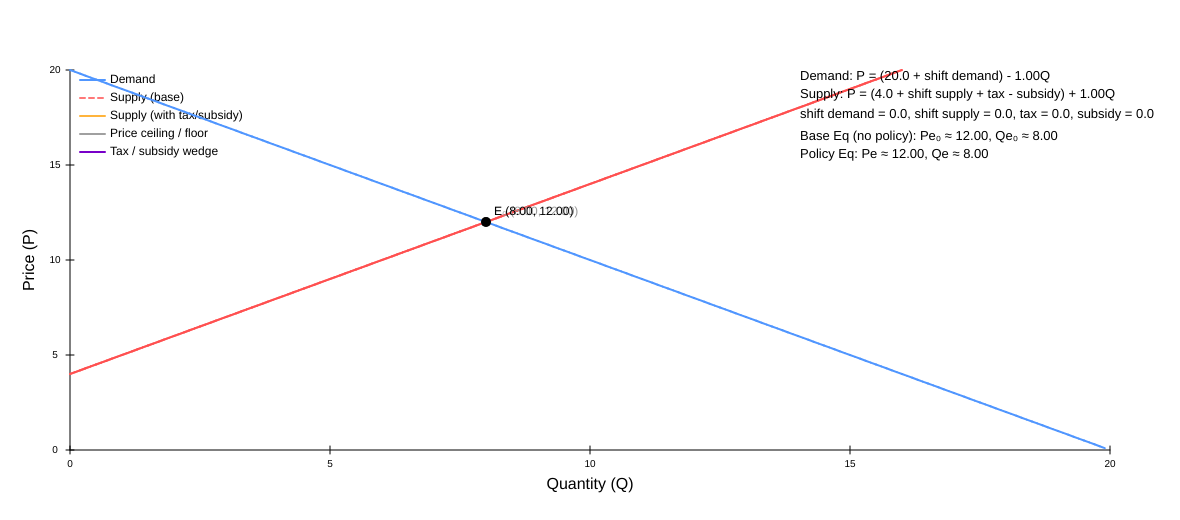
Frame 1 (no input)
Frame 60 (no input): identical to frame 1, image omitted
Frame 120 (the mouse pressed at the canvas centre since frame 60): identical to frame 1, image omitted

The p5.js sketch that drew this single still picture (run headless with seeded random() and noise() and a simulated clock; from frame 60 on, the mouse is pressed at the canvas centre):

// p5.js sketch
// ── sketch.js
// Supply & Demand Simulation – Full Layout + UI Polish

// --- GLOBAL SETTINGS ---
let canvasHeight = 520;
let margin = 70;
let Qmax = 20;
let Pmax = 20;

// Controls
let aSlider, bSlider, cSlider, dSlider;
let demandShiftSlider, supplyShiftSlider;

let ceilingCheckbox, ceilingSlider;
let floorCheckbox, floorSlider;

let taxCheckbox, taxSlider;
let subsidyCheckbox, subsidySlider;

let animateCheckbox;
let themeButton;
let scenarioSelect;
let resetButton;

let showLegendCheckbox, showInfoCheckbox;

let darkMode = false;
let tooltipItems = [];

// ---------- Responsive canvas width ----------
function getCanvasWidth() {
  // Almost the whole browser width
  return windowWidth - 20;
}

// ---------- Theme helper ----------
function applyTheme() {
  if (darkMode) {
    document.body.style.backgroundColor = "#111";
    document.body.style.color = "#eee";
  } else {
    document.body.style.backgroundColor = "#ffffff";
    document.body.style.color = "#000000";
  }

  // Optional: style inputs a bit in dark mode
  let inputs = document.querySelectorAll("input, select, button");
  inputs.forEach((el) => {
    if (darkMode) {
      el.style.backgroundColor = "#222";
      el.style.color = "#eee";
      el.style.borderColor = "#555";
    } else {
      el.style.backgroundColor = "";
      el.style.color = "";
      el.style.borderColor = "";
    }
  });
}

function setup() {
  createCanvas(getCanvasWidth(), canvasHeight);
  textFont("sans-serif");

  // --- Sliders for demand & supply ---
  aSlider = createSlider(10, 30, 20, 1);
  bSlider = createSlider(0.5, 3, 1, 0.1);
  demandShiftSlider = createSlider(-5, 5, 0, 0.5);

  cSlider = createSlider(0, 15, 4, 1);
  dSlider = createSlider(0.5, 3, 1, 0.1);
  supplyShiftSlider = createSlider(-5, 5, 0, 0.5);

  // --- Price controls ---
  ceilingCheckbox = createCheckbox("Enable price ceiling", false);
  ceilingSlider = createSlider(0, Pmax, 8, 0.5);

  floorCheckbox = createCheckbox("Enable price floor", false);
  floorSlider = createSlider(0, Pmax, 5, 0.5);

  // --- Tax & Subsidy ---
  taxCheckbox = createCheckbox("Enable tax on sellers", false);
  taxSlider = createSlider(0, 10, 2, 0.5);

  subsidyCheckbox = createCheckbox("Enable subsidy to sellers", false);
  subsidySlider = createSlider(0, 10, 2, 0.5);

  // --- Animation & Theme ---
  animateCheckbox = createCheckbox("Animate shifts over time", false);
  themeButton = createButton("Toggle Dark / Light Theme");
  themeButton.mousePressed(() => {
    darkMode = !darkMode;
    applyTheme();
  });

  // --- Scenario selector & Reset ---
  scenarioSelect = createSelect();
  scenarioSelect.option("Custom / Manual", "custom");
  scenarioSelect.option("Baseline market", "baseline");
  scenarioSelect.option("Demand boom", "demand_boom");
  scenarioSelect.option("Supply shock (crop failure)", "supply_shock");
  scenarioSelect.option("Binding price ceiling", "ceiling");
  scenarioSelect.option("Binding price floor", "floor");
  scenarioSelect.option("Per-unit tax (sellers)", "tax");
  scenarioSelect.option("Per-unit subsidy (sellers)", "subsidy");
  scenarioSelect.changed(applyScenario);

  resetButton = createButton("Reset to default");
  resetButton.mousePressed(resetDefaults);

  // --- Legend / info toggles ---
  showLegendCheckbox = createCheckbox("Show legend", true);
  showInfoCheckbox = createCheckbox("Show info panel", true);

  // --- Position elements under the canvas ---
  let baseY = canvasHeight + 20;

  aSlider.position(20, baseY + 15);
  bSlider.position(20, baseY + 65);
  demandShiftSlider.position(20, baseY + 115);

  cSlider.position(220, baseY + 15);
  dSlider.position(220, baseY + 65);
  supplyShiftSlider.position(220, baseY + 115);

  ceilingCheckbox.position(520, baseY - 5);
  ceilingSlider.position(520, baseY + 20);

  floorCheckbox.position(520, baseY + 60);
  floorSlider.position(520, baseY + 85);

  taxCheckbox.position(720, baseY - 5);
  taxSlider.position(720, baseY + 20);

  subsidyCheckbox.position(720, baseY + 60);
  subsidySlider.position(720, baseY + 85);

  animateCheckbox.position(20, baseY + 155);
  themeButton.position(220, baseY + 150);
  scenarioSelect.position(420, baseY + 150);
  resetButton.position(650, baseY + 150);

  showLegendCheckbox.position(20, baseY + 185);
  showInfoCheckbox.position(220, baseY + 185);

  scenarioSelect.value("baseline");
  resetDefaults();
  applyTheme();
}

function draw() {
  background(darkMode ? 20 : 255);
  tooltipItems = [];

  drawAxes();
  if (showLegendCheckbox.checked()) drawLegend();
  drawSliderLabels();

  // --- Read sliders ---
  let a = aSlider.value();
  let b = bSlider.value();
  let c = cSlider.value();
  let d = dSlider.value();
  let dShift = demandShiftSlider.value();
  let sShift = supplyShiftSlider.value();

  if (animateCheckbox.checked()) {
    let t = frameCount * 0.02;
    dShift += 1.5 * sin(t);
    sShift += 1.5 * cos(t);
  }

  let aBase = a + dShift;
  let cBase = c + sShift;

  let tax = taxCheckbox.checked() ? taxSlider.value() : 0;
  let subsidy = subsidyCheckbox.checked() ? subsidySlider.value() : 0;
  let cPolicy = cBase + tax - subsidy;

  drawCurves(aBase, b, cBase, d, cPolicy, tax, subsidy);

  let eqBase = computeEquilibrium(aBase, b, cBase, d);
  if (eqBase) drawEquilibriumPoint(eqBase, "E₀", color(150));

  let eqPolicy = computeEquilibrium(aBase, b, cPolicy, d);
  if (eqPolicy) drawEquilibriumPoint(eqPolicy, "E", darkMode ? color(255) : color(0));

  drawPriceControls(aBase, b, cPolicy, d, eqPolicy);
  drawTaxSubsidyWedge(aBase, b, cBase, cPolicy, d, eqPolicy, tax, subsidy);

  if (showInfoCheckbox.checked()) {
    drawParameterText(a, b, c, d, dShift, sShift, tax, subsidy, eqBase, eqPolicy);
  }

  drawTooltip();
}

// --- keep canvas full width when resizing ---
function windowResized() {
  resizeCanvas(getCanvasWidth(), canvasHeight);
}

// ----------------- AXES & LEGEND -----------------

function drawAxes() {
  stroke(darkMode ? 220 : 0);
  strokeWeight(1);

  line(margin, margin, margin, height - margin);
  line(margin, height - margin, width - margin, height - margin);

  fill(darkMode ? 230 : 0);
  noStroke();
  textSize(16);
  textAlign(CENTER, CENTER);
  text("Quantity (Q)", width / 2, height - margin + 35);

  push();
  translate(margin - 40, height / 2);
  rotate(-HALF_PI);
  text("Price (P)", 0, 0);
  pop();

  textSize(10);
  for (let q = 0; q <= Qmax; q += 5) {
    let v = econToScreen(q, 0);
    stroke(darkMode ? 220 : 0);
    line(v.x, v.y - 4, v.x, v.y + 4);
    noStroke();
    fill(darkMode ? 220 : 0);
    text(q, v.x, v.y + 14);
  }
  for (let p = 0; p <= Pmax; p += 5) {
    let v = econToScreen(0, p);
    stroke(darkMode ? 220 : 0);
    line(v.x - 4, v.y, v.x + 4, v.y);
    noStroke();
    fill(darkMode ? 220 : 0);
    text(p, v.x - 15, v.y);
  }
}

function drawLegend() {
  let x0 = margin + 10;
  let y0 = margin + 10;
  let lineLen = 25;

  textAlign(LEFT, CENTER);
  textSize(12);

  stroke(80, 150, 255);
  strokeWeight(2);
  line(x0, y0, x0 + lineLen, y0);
  noStroke();
  fill(darkMode ? 240 : 0);
  text("Demand", x0 + lineLen + 5, y0);

  y0 += 18;
  stroke(255, 120, 120);
  drawingContext.setLineDash([5, 4]);
  line(x0, y0, x0 + lineLen, y0);
  drawingContext.setLineDash([]);
  noStroke();
  text("Supply (base)", x0 + lineLen + 5, y0);

  y0 += 18;
  stroke(255, 180, 60);
  line(x0, y0, x0 + lineLen, y0);
  noStroke();
  text("Supply (with tax/subsidy)", x0 + lineLen + 5, y0);

  y0 += 18;
  stroke(160);
  line(x0, y0, x0 + lineLen, y0);
  noStroke();
  text("Price ceiling / floor", x0 + lineLen + 5, y0);

  y0 += 18;
  stroke(120, 0, 200);
  line(x0, y0, x0 + lineLen, y0);
  noStroke();
  text("Tax / subsidy wedge", x0 + lineLen + 5, y0);
}

function drawSliderLabels() {
  fill(darkMode ? 240 : 0);
  noStroke();
  textSize(12);

  text("Demand intercept (a)", aSlider.x, aSlider.y - 5);
  text("Demand slope (b)", bSlider.x, bSlider.y - 5);
  text("Demand shift", demandShiftSlider.x, demandShiftSlider.y - 5);

  text("Supply intercept (c)", cSlider.x, cSlider.y - 5);
  text("Supply slope (d)", dSlider.x, dSlider.y - 5);
  text("Supply shift", supplyShiftSlider.x, supplyShiftSlider.y - 5);

  if (ceilingCheckbox.checked())
    text("Ceiling price", ceilingSlider.x, ceilingSlider.y - 5);
  if (floorCheckbox.checked())
    text("Floor price", floorSlider.x, floorSlider.y - 5);
  if (taxCheckbox.checked())
    text("Tax per unit", taxSlider.x, taxSlider.y - 5);
  if (subsidyCheckbox.checked())
    text("Subsidy per unit", subsidySlider.x, subsidySlider.y - 5);
}

// --------------- ECON HELPERS -----------------

function econToScreen(Q, P) {
  let x = map(Q, 0, Qmax, margin, width - margin);
  let y = map(P, 0, Pmax, height - margin, margin);
  return createVector(x, y);
}

function demandPrice(Q, aIntercept, b) {
  return aIntercept - b * Q;
}

function supplyPrice(Q, cIntercept, d) {
  return cIntercept + d * Q;
}

function computeEquilibrium(aIntercept, b, cIntercept, d) {
  let denom = b + d;
  if (denom === 0) return null;
  let Qe = (aIntercept - cIntercept) / denom;
  let Pe = demandPrice(Qe, aIntercept, b);
  if (Qe < 0 || Qe > Qmax || Pe < 0 || Pe > Pmax) return null;
  return { Qe, Pe };
}

// --------------- CURVES & EQUILIBRIA -----------------

function drawCurves(aBase, b, cBase, d, cPolicy, tax, subsidy) {
  stroke(80, 150, 255);
  strokeWeight(2);
  let last = null;
  for (let Q = 0; Q <= Qmax; Q += 0.1) {
    let P = demandPrice(Q, aBase, b);
    if (P < 0 || P > Pmax) continue;
    let v = econToScreen(Q, P);
    if (last) line(last.x, last.y, v.x, v.y);
    last = v;
  }

  stroke(255, 120, 120);
  drawingContext.setLineDash([5, 5]);
  last = null;
  for (let Q = 0; Q <= Qmax; Q += 0.1) {
    let P = supplyPrice(Q, cBase, d);
    if (P < 0 || P > Pmax) continue;
    let v = econToScreen(Q, P);
    if (last) line(last.x, last.y, v.x, v.y);
    last = v;
  }
  drawingContext.setLineDash([]);

  if (tax > 0 || subsidy > 0) {
    stroke(255, 180, 60);
    strokeWeight(2);
    last = null;
    for (let Q = 0; Q <= Qmax; Q += 0.1) {
      let P = supplyPrice(Q, cPolicy, d);
      if (P < 0 || P > Pmax) continue;
      let v = econToScreen(Q, P);
      if (last) line(last.x, last.y, v.x, v.y);
      last = v;
    }
  } else {
    stroke(255, 80, 80);
    strokeWeight(2);
    last = null;
    for (let Q = 0; Q <= Qmax; Q += 0.1) {
      let P = supplyPrice(Q, cBase, d);
      if (P < 0 || P > Pmax) continue;
      let v = econToScreen(Q, P);
      if (last) line(last.x, last.y, v.x, v.y);
      last = v;
    }
  }
}

function drawEquilibriumPoint(eq, label, col) {
  let v = econToScreen(eq.Qe, eq.Pe);
  fill(col);
  noStroke();
  ellipse(v.x, v.y, 10, 10);
  textSize(12);
  textAlign(LEFT, BOTTOM);
  text(`${label} (${eq.Qe.toFixed(2)}, ${eq.Pe.toFixed(2)})`, v.x + 8, v.y - 4);

  addTooltip(v.x, v.y, `${label}: Q=${eq.Qe.toFixed(2)}, P=${eq.Pe.toFixed(2)}`);
}

// --------------- PRICE CONTROLS -----------------

function drawPriceControls(aBase, b, cPolicy, d, eq) {
  if (!eq) return;

  // Ceiling
  if (ceilingCheckbox.checked()) {
    let Pc = ceilingSlider.value();
    let v1 = econToScreen(0, Pc);
    let v2 = econToScreen(Qmax, Pc);
    stroke(160);
    strokeWeight(1.5);
    line(v1.x, v1.y, v2.x, v2.y);

    noStroke();
    fill(darkMode ? 240 : 0);
    text(`Ceiling = ${Pc.toFixed(2)}`, v2.x - 120, v2.y - 15);

    let Qd_c = (aBase - Pc) / b;
    let Qs_c = (Pc - cPolicy) / d;

    if (Qd_c >= 0 && Qd_c <= Qmax) {
      let vd = econToScreen(Qd_c, Pc);
      fill(80, 150, 255);
      ellipse(vd.x, vd.y, 7, 7);
      textAlign(CENTER, TOP);
      text("Qd", vd.x, vd.y + 5);
      addTooltip(vd.x, vd.y, `Qd (at ceiling): ${Qd_c.toFixed(2)}`);
    }
    if (Qs_c >= 0 && Qs_c <= Qmax) {
      let vs = econToScreen(Qs_c, Pc);
      fill(255, 80, 80);
      ellipse(vs.x, vs.y, 7, 7);
      textAlign(CENTER, TOP);
      text("Qs", vs.x, vs.y + 5);
      addTooltip(vs.x, vs.y, `Qs (at ceiling): ${Qs_c.toFixed(2)}`);
    }

    if (Pc < eq.Pe) {
      let shortage = Qd_c - Qs_c;
      fill(darkMode ? 255 : 0);
      textAlign(LEFT, TOP);
      text(
        `Binding ceiling → Shortage ≈ ${shortage.toFixed(2)}`,
        margin + 10,
        margin + 10
      );

      let leftQ = max(0, min(Qd_c, Qs_c));
      let rightQ = min(Qmax, max(Qd_c, Qs_c));
      let p1 = econToScreen(leftQ, Pc);
      let p2 = econToScreen(rightQ, Pc);
      let p3 = econToScreen(rightQ, Pc - 0.4);
      let p4 = econToScreen(leftQ, Pc - 0.4);
      noStroke();
      fill(80, 150, 255, 60);
      beginShape();
      vertex(p1.x, p1.y);
      vertex(p2.x, p2.y);
      vertex(p3.x, p3.y);
      vertex(p4.x, p4.y);
      endShape(CLOSE);
    } else {
      fill(darkMode ? 255 : 0);
      textAlign(LEFT, TOP);
      text("Ceiling not binding (Pc ≥ Pe)", margin + 10, margin + 10);
    }
  }

  // Floor
  if (floorCheckbox.checked()) {
    let Pf = floorSlider.value();
    let v1 = econToScreen(0, Pf);
    let v2 = econToScreen(Qmax, Pf);
    stroke(200, 120, 0);
    strokeWeight(1.5);
    line(v1.x, v1.y, v2.x, v2.y);

    noStroke();
    fill(darkMode ? 255 : 0);
    text(`Floor = ${Pf.toFixed(2)}`, v2.x - 120, v2.y + 3);

    let Qd_f = (aBase - Pf) / b;
    let Qs_f = (Pf - cPolicy) / d;

    if (Qd_f >= 0 && Qd_f <= Qmax) {
      let vd = econToScreen(Qd_f, Pf);
      fill(80, 150, 255);
      ellipse(vd.x, vd.y, 7, 7);
      textAlign(CENTER, TOP);
      text("Qd", vd.x, vd.y + 5);
      addTooltip(vd.x, vd.y, `Qd (at floor): ${Qd_f.toFixed(2)}`);
    }
    if (Qs_f >= 0 && Qs_f <= Qmax) {
      let vs = econToScreen(Qs_f, Pf);
      fill(255, 80, 80);
      ellipse(vs.x, vs.y, 7, 7);
      textAlign(CENTER, TOP);
      text("Qs", vs.x, vs.y + 5);
      addTooltip(vs.x, vs.y, `Qs (at floor): ${Qs_f.toFixed(2)}`);
    }

    if (Pf > eq.Pe) {
      let surplus = Qs_f - Qd_f;
      fill(darkMode ? 255 : 0);
      textAlign(LEFT, TOP);
      text(
        `Binding floor → Surplus ≈ ${surplus.toFixed(2)}`,
        margin + 10,
        margin + 30
      );

      let leftQ = max(0, min(Qd_f, Qs_f));
      let rightQ = min(Qmax, max(Qd_f, Qs_f));
      let p1 = econToScreen(leftQ, Pf);
      let p2 = econToScreen(rightQ, Pf);
      let p3 = econToScreen(rightQ, Pf + 0.4);
      let p4 = econToScreen(leftQ, Pf + 0.4);
      noStroke();
      fill(255, 80, 80, 60);
      beginShape();
      vertex(p1.x, p1.y);
      vertex(p2.x, p2.y);
      vertex(p3.x, p3.y);
      vertex(p4.x, p4.y);
      endShape(CLOSE);
    } else {
      fill(darkMode ? 255 : 0);
      textAlign(LEFT, TOP);
      text("Floor not binding (Pf ≤ Pe)", margin + 10, margin + 30);
    }
  }
}

// --------------- TAX / SUBSIDY WEDGE -----------------

function drawTaxSubsidyWedge(aBase, b, cBase, cPolicy, d, eq, tax, subsidy) {
  if (!eq) return;
  if (tax <= 0 && subsidy <= 0) return;

  let Qe = eq.Qe;
  let Pd = demandPrice(Qe, aBase, b);
  let Pp = supplyPrice(Qe, cBase, d);

  let vPd = econToScreen(Qe, Pd);
  let vPp = econToScreen(Qe, Pp);

  stroke(120, 0, 200);
  strokeWeight(2);
  line(vPd.x, vPd.y, vPp.x, vPp.y);

  noStroke();
  fill(120, 0, 200, 80);
  let band = 0.3;
  let vPd2 = econToScreen(Qe + band, Pd);
  let vPp2 = econToScreen(Qe + band, Pp);
  beginShape();
  vertex(vPd.x, vPd.y);
  vertex(vPd2.x, vPd2.y);
  vertex(vPp2.x, vPp2.y);
  vertex(vPp.x, vPp.y);
  endShape(CLOSE);

  let label =
    tax > 0 && subsidy <= 0
      ? `Tax wedge ≈ ${tax.toFixed(2)}`
      : subsidy > 0 && tax <= 0
      ? `Subsidy wedge ≈ ${subsidy.toFixed(2)}`
      : `Net wedge ≈ ${(tax - subsidy).toFixed(2)}`;

  fill(darkMode ? 255 : 0);
  noStroke();
  textAlign(LEFT, BOTTOM);
  text(label, vPd.x + 10, (vPd.y + vPp.y) / 2);

  addTooltip(
    (vPd.x + vPp.x) / 2,
    (vPd.y + vPp.y) / 2,
    `${label}\nPd=${Pd.toFixed(2)}, Pp=${Pp.toFixed(2)}`
  );
}

// --------------- INFO PANEL -----------------

function drawParameterText(
  a,
  b,
  c,
  d,
  dShift,
  sShift,
  tax,
  subsidy,
  eqBase,
  eqPolicy
) {
  let x0 = width - 380;
  let y0 = margin;
  let maxW = width - x0 - 10;

  fill(darkMode ? 255 : 0);
  textSize(13);
  textAlign(LEFT, TOP);

  text(
    `Demand: P = (${a.toFixed(1)} + shift demand) - ${b.toFixed(2)}Q`,
    x0,
    y0,
    maxW,
    40
  );
  text(
    `Supply: P = (${c.toFixed(1)} + shift supply + tax - subsidy) + ${d.toFixed(
      2
    )}Q`,
    x0,
    y0 + 18,
    maxW,
    40
  );
  text(
    `shift demand = ${dShift.toFixed(1)}, shift supply = ${sShift.toFixed(
      1
    )}, tax = ${tax.toFixed(1)}, subsidy = ${subsidy.toFixed(1)}`,
    x0,
    y0 + 38,
    maxW,
    40
  );

  if (eqBase) {
    text(
      `Base Eq (no policy): Pe₀ ≈ ${eqBase.Pe.toFixed(
        2
      )}, Qe₀ ≈ ${eqBase.Qe.toFixed(2)}`,
      x0,
      y0 + 60,
      maxW,
      40
    );
  }
  if (eqPolicy) {
    text(
      `Policy Eq: Pe ≈ ${eqPolicy.Pe.toFixed(
        2
      )}, Qe ≈ ${eqPolicy.Qe.toFixed(2)}`,
      x0,
      y0 + 78,
      maxW,
      40
    );
  }
}

// --------------- TOOLTIP SYSTEM -----------------

function addTooltip(x, y, label) {
  tooltipItems.push({ x, y, label });
}

function drawTooltip() {
  let closest = null;
  let minDist = 18;
  for (let item of tooltipItems) {
    let d = dist(mouseX, mouseY, item.x, item.y);
    if (d < minDist) {
      minDist = d;
      closest = item;
    }
  }
  if (!closest) return;

  textSize(12);
  let lines = closest.label.split("\n");
  let w = 0;
  for (let line of lines) w = max(w, textWidth(line));
  let h = lines.length * 16 + 6;

  let bx = closest.x + 12;
  let by = closest.y - h - 10;
  bx = constrain(bx, margin, width - margin - w - 10);
  by = constrain(by, margin, height - margin - h - 10);

  fill(darkMode ? 40 : 245);
  stroke(darkMode ? 220 : 0);
  rect(bx, by, w + 10, h, 5);

  noStroke();
  fill(darkMode ? 255 : 0);
  let ty = by + 14;
  for (let line of lines) {
    text(line, bx + 5, ty);
    ty += 16;
  }
}

// --------------- SCENARIOS & RESET -----------------

function resetDefaults() {
  aSlider.value(20);
  bSlider.value(1);
  demandShiftSlider.value(0);

  cSlider.value(4);
  dSlider.value(1);
  supplyShiftSlider.value(0);

  ceilingCheckbox.checked(false);
  floorCheckbox.checked(false);
  taxCheckbox.checked(false);
  subsidyCheckbox.checked(false);

  ceilingSlider.value(8);
  floorSlider.value(5);
  taxSlider.value(2);
  subsidySlider.value(2);

  animateCheckbox.checked(false);
  // do not touch scenarioSelect here
}

function applyScenario() {
  const s = scenarioSelect.value();
  resetDefaults();

  if (s === "baseline") {
    // defaults
  } else if (s === "demand_boom") {
    demandShiftSlider.value(4);
  } else if (s === "supply_shock") {
    supplyShiftSlider.value(4);
  } else if (s === "ceiling") {
    ceilingCheckbox.checked(true);
    ceilingSlider.value(6);
  } else if (s === "floor") {
    floorCheckbox.checked(true);
    floorSlider.value(10);
  } else if (s === "tax") {
    taxCheckbox.checked(true);
    taxSlider.value(3);
  } else if (s === "subsidy") {
    subsidyCheckbox.checked(true);
    subsidySlider.value(3);
  }

  scenarioSelect.value(s);
}
